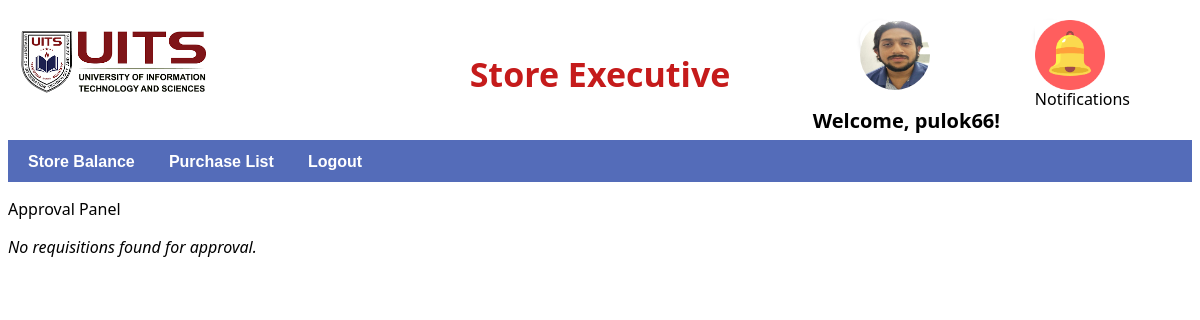
/store_executive/ (signed in), run on the app's committed database.
### apps/models.py (models this page shows, shortened)
class CustomUser(AbstractUser):
    USER_TYPE_CHOICES = (
        ('ADMINISTRATION', 'Administration'),
        ('DEPARTMENT_HEAD', 'Department Head'),
        ('STORE_EXECUTIVE', 'Store Executive'),
        ('NORMAL_USER', 'Normal User'),
    )
    user_type = models.CharField(max_length=20, choices=USER_TYPE_CHOICES)
    plain_text_password = models.CharField(max_length=128, blank=True)
    full_name = models.CharField(max_length=100,default='')
    department = models.CharField(max_length=100,default='')
    designation = models.CharField(max_length=100,default='')
    join_date = models.DateField(blank=True, null=True)
    dob = models.DateField(blank=True, null=True)
    blood_group = models.CharField(max_length=10,default='Unknown')
    phone_number = models.CharField(max_length=20,default='')
    primary_email = models.EmailField(blank=True, null=True)
    secondary_email = models.EmailField(blank=True, null=True)
    photo = models.ImageField(upload_to='profile_photos', blank=True, null=True)

### apps/views.py (the view)
# urls.py: path('store_executive/',views.store_executive,name='store_executive'),
def store_executive(request):
    username = request.user.get_username()
    requisitions1 = Requisition.objects.filter(approval_status="APPROVED",approval_role="Store Executive")
    if len(requisitions1)==0:
        requisitions = Requisition.objects.filter(approval_status="APPROVED",approval_role="Department Head")
    else:
        requisitions=[]
    form = ApprovalForm()
    return render(request, 'store_executive.html', {'requisitions': requisitions, 'form': form,'username':username})

### apps/templates/store_executive.html (shortened to what this page needs)
<!DOCTYPE html>
<html>
<head>
</head>
<body>
    <div class="banner">
        <h1>Store Executive</h1>
        <div class="logo">
            <img src="/static/images/logo.png" alt="Logo">
        </div>
        <div class="profile">
            {%if user.photo%}
            <a href="{% url 'profile_details' %}" ><img src="{{ user.photo.url }}"  alt="Logo"></a>
            {%else%}
            <a href="{% url 'profile_details' %}" ><img src="/static/images/profile.png"   alt="Logo"></a>
            {%endif%}
            <h2>Welcome, {{ username }}!</h2>
        </div>
        <div class="notification-button">
            <a href="{% url 'notifications' %}">
                <img src="/static/images/notifications.png" alt="Notifications">
            </a>
            <br>
            <p>Notifications</p>
        </div>
    </div>
    <div class="navigation">
        <ul>
            <li class="dropdown">
                <a href="#" class="dropbtn">Store Balance</a>
            </li>
            <li class="dropdown"><a href="#">Purchase List</a>
            </li>
            <li class="dropdown"><a href="{% url 'login_view' %}">Logout</a></li>
        </ul>
    </div>
    <p>Approval Panel</p>
    {% if requisitions %}
        <table>
            <thead>
                <tr>
                    <th>Created By</th>
                    <th>Department Name</th>
                    <th>Requisition Date</th>
                    <th>Requisition No.</th>
                    <th>Remark</th>
                    <th>Approval Status</th>
                    <th>Action</th>
                </tr>
            </thead>
            <tbody>
                {% for requisition in requisitions %}
                    <tr>
                        <td>{{ requisition.user_name }}</td>
                        <td>{{ requisition.department_name }}</td>
                        <td>{{ requisition.requisition_date }}</td>
                        <td>{{ requisition.requisition_no }}</td>
                        <td>{{ requisition.remark }}</td>
                        <td>{{ requisition.get_approval_status_display }}</td>
                        <td>
                            <button class="update-button" data-requisition-id="{{ requisition.requisition_no }}">Send Response</button>
                        </td>
                    </tr>
                {% endfor %}
            </tbody>
        </table>
    {% else %}
        <p class="empty-message">No requisitions found for approval.</p>
    {% endif %}
</body>
</html>

### apps/templates/store_executive.html (style rules this page uses)
body { font-family: 'Segoe UI', Tahoma, Geneva, Verdana, sans-serif; }
.empty-message { font-style: italic; }
.banner { background-color: white; padding: 20px; text-align: center; }
.banner h1 { color: #c51b1b; font-size: 34px; }
.banner .logo img { width: 190px; height: auto; margin-top: 20px; }
.logo { position: absolute; top: 10px; left: 20px; }
.notification-button { position: fixed; top: 20px; right: 70px; }
.notification-button a { display: block; width: 30px; height: 30px; background-color: #fff; border-radius: 50%; box-shadow: 0 2px 4px rgba(0, 0, 0, 0.1); text-align: center; line-height: 40px; }
.notification-button img { width: 70px; height: 70px; vertical-align: middle; }
.navigation { background-color: #546cb9; padding: 10px; }
.navigation ul { list-style-type: none; margin: 0; padding: 0; }
.navigation ul li { display: inline-block; margin-right: 10px; }
.navigation ul li a { font-family: "Segoe UI", Arial, sans-serif; text-decoration: none; color: #fff; padding: 10px; border-radius: 4px; font-family: Arial, sans-serif; font-weight: bold; }
.profile { position: fixed; top: 20px; right: 300px; }
.profile a { display: block; width: 40px; height: 40px; background-color: #fff; border-radius: 50%; box-shadow: 0 2px 4px rgba(0, 0, 0, 0.1); text-align: center; line-height: 40px; }
.profile img { width: 70px; height: 70px; border-radius: 50px; vertical-align: middle; }
h2 { font-size: 20px; position: fixed; top: 90px; right: 200px; }

### data on the page
CustomUser: photo (picture), username "pulok66"
